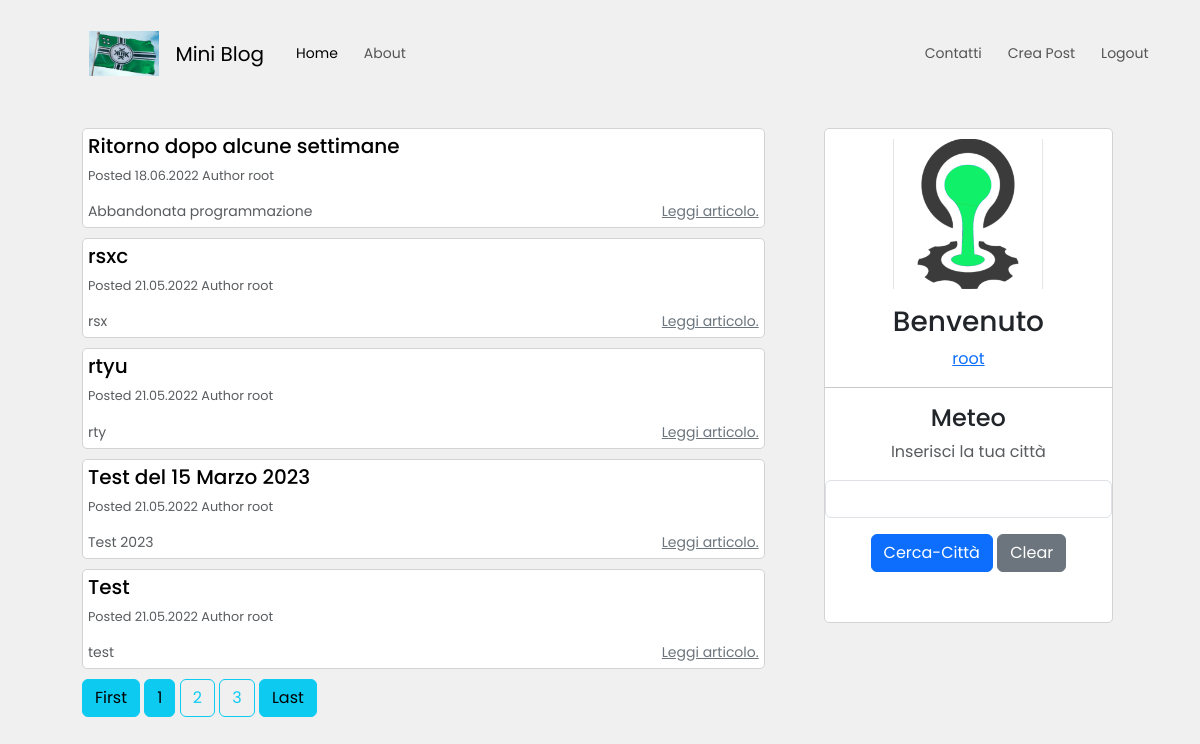
Screenshot of / (signed in) with the database file from the repository.
### blog/models.py (models this page shows, shortened)
class Post(db.Model):
    id = db.Column(db.Integer, primary_key=True)
    user_id = db.Column(db.Integer, db.ForeignKey('user.id'), nullable=False)
    created_at = db.Column(db.DateTime, default=datetime.now)
    title = db.Column(db.String(120), nullable=False)
    slug = db.Column(db.String(250))
    description = db.Column(db.String(240))
    body = db.Column(db.Text(), nullable=False)
    image = db.Column(db.String(120))

class User(UserMixin, db.Model):
    id = db.Column(db.Integer, primary_key=True)
    created_at = db.Column(db.DateTime, default=datetime.now)
    username = db.Column(db.String(12), unique=True, nullable=False)
    email = db.Column(db.String(50), unique=True, nullable=False)
    password = db.Column(db.String(250), nullable=False)
    posts = db.relationship('Post', backref='author', lazy='dynamic')

### blog/routes.py (the view)
@app.route("/", methods=["GET"])
def homepage():
    page_number = request.args.get("page", 1, type=int)
    posts = Post.query.order_by(Post.created_at.desc()).paginate(page_number, 5, True)
    return render_template(
        "homepage.html",
        posts=posts,
        weather_data=None,  # Non includiamo dati meteo per richieste GET
    )

### blog/models.py (called while the page is built)
@login_manager.user_loader
def load_user(id):
    return User.query.get(int(id))

### blog/templates/homepage.html (shortened to what this page needs)
{% extends 'base.html' %}
{% block content %}
<div class="container ">
    <div class="row ">
        <div class="col-sm-8">
            {% for post in posts.items %}
            <div class="single-post-home">
                <h5>
                    <a class="custom-link" href="{{ url_for('post_detail', post_slug=post.slug) }}">
                        {{ post.title }}
                    </a>
                </h5>
                <p class="p-small-two text-muted">Posted {{ post.created_at.strftime('%d.%m.%Y') }} Author
                    {{post.author.username }}
                </p>
                {% if post.description %}
                <p class="p-small-one text-muted mb-0">
                    {{ post.description }}
                    <a class="read-more myFloat_Right" href="{{ url_for('post_detail', post_slug=post.slug) }}">Leggi
                        articolo.</a>
                </p>
                {% endif %}
            </div>
            {% endfor %}
            <div class="pagination-block">
                <a class="btn btn-info mb-4" href="{{ url_for('homepage', page=1) }}">First</a>
                {% for page_num in posts.iter_pages(left_edge=1, right_edge=1, left_current=1, right_current=2) %}
                {% if page_num %}
                {% if posts.page == page_num %}
                <a class="btn btn-info mb-4" href="{{ url_for('homepage', page=page_num) }}">{{ page_num }}</a>
                {% else %}
                <a class="btn btn-outline-info mb-4" href="{{ url_for('homepage', page=page_num) }}">{{ page_num }}</a>
                {% endif %}
                {% else %}
                ...
                {% endif %}
                {% endfor %}
                <a class="btn btn-info mb-4" href="{{ url_for('homepage', page=posts.pages) }}">Last</a>
            </div>
        </div>
        <div class="col-sm-4">
            <div class="greyCol">
                <div class="about-snippet-block text-center">
                    <img class="img-fluid" width="150" src="{{ url_for('static', filename='img/Delta_Green.png') }}"
                        alt="">
                    <div class="mt-3">
                        {% if current_user.is_authenticated %}
                        <h3>Benvenuto</h3>
                        <a class="mr-2" href="/account">{{ current_user.username }}</a>
                        {% else %}
                        <li class="list-group-item list-group-item-light">Nessun utente loggato</li>
                        {% endif %}
                        <hr>
                        <h4>Meteo</h4>
                        <p class='text-muted'>Inserisci la tua città</p>
                        <form method="POST" action="/">
                            <div class="input-group mb-3 text-center ">
                                <input class="form-control" type="text" onfocus="this.value=''" name="city" required
                                    style="width: 150px;">
                            </div>
                            <div class="form-group mb-3">
                                <input class=" btn btn-primary" type="submit" value="Cerca-Città">
                                <input class="btn btn-secondary" type="button" value="Clear"
                                    onclick="clearWeatherData()">
                            </div>
                        </form>
                        <br>
                    </div>
                </div>
            </div>
        </div>
    </div>
</div>
{% endblock %}

### blog/static/blog.css (style rules this page uses)
html, body { font-family: 'Poppins', sans-serif; background-color: #f0f0f0; }
.greyCol { padding: 5px; }
.container { width: 95%; }
.pagination-block { margin-bottom: 30px; }
.about-snippet-block { background-color: #fff; border: 1px solid #d3d3d3; border-radius: 5px; padding: 10px 0px 10px 0px; margin-left: 30px; }
.single-post-home { background-color: #fff; border: 1px solid #d3d3d3; border-radius: 5px; padding: 5px; margin-top: 5px; margin-bottom: 10px; }
.p-small-one { font-size: 0.875rem; }
.p-small-two { font-size: 0.800rem; }
.custom-link { color: #000; text-decoration: none; }
.read-more { color: #6c757d; text-decoration: underline; }
.myFloat_Right { float: right; }
@media (min-width: 768px) { .single-post-home { margin-left: 0px; } }
@media (min-width: 768px) { .about-snippet-block { margin-left: 30px; } }
@media (min-width: 768px) { .pagination-block { margin-left: 30px; margin-left: 0em; } }

### rows the page displays
Post: title "Ritorno dopo alcune settimane", created_at "18.06.2022", author.username "root", description "Abbandonata programmazione"
Post: title "rsxc", created_at "21.05.2022", author.username "root", description "rsx"
Post: title "rtyu", created_at "21.05.2022", author.username "root", description "rty"
Post: title "Test del 15 Marzo 2023", created_at "21.05.2022", author.username "root", description "Test 2023"
Post: title "Test", created_at "21.05.2022", author.username "root", description "test"
User: username "root"

### other values shown
{{ page_num }} "1"
{{ page_num }} "2" "3"
